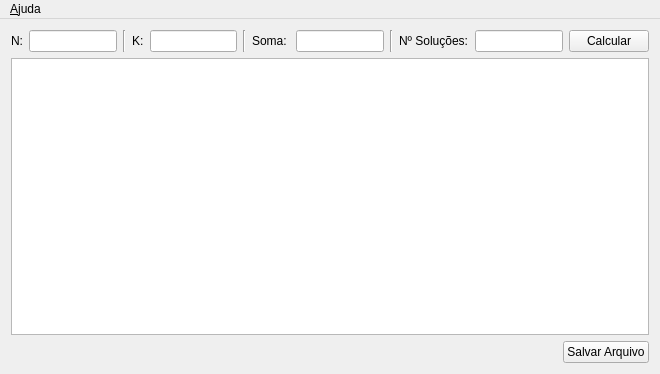
<?xml version="1.0" encoding="UTF-8"?>
<ui version="4.0">
 <class>JanelaPrincipal</class>
 <widget class="QMainWindow" name="JanelaPrincipal">
  <property name="geometry">
   <rect>
    <x>0</x>
    <y>0</y>
    <width>660</width>
    <height>374</height>
   </rect>
  </property>
  <property name="windowTitle">
   <string>Calcular</string>
  </property>
  <widget class="QWidget" name="centralWidget">
   <layout class="QVBoxLayout" name="verticalLayout">
    <item>
     <layout class="QHBoxLayout" name="horizontalLayout">
      <item>
       <widget class="QLabel" name="label">
        <property name="text">
         <string>N:</string>
        </property>
       </widget>
      </item>
      <item>
       <widget class="QLineEdit" name="valorN"/>
      </item>
      <item>
       <widget class="Line" name="line">
        <property name="orientation">
         <enum>Qt::Vertical</enum>
        </property>
       </widget>
      </item>
      <item>
       <widget class="QLabel" name="label_2">
        <property name="text">
         <string>K:</string>
        </property>
       </widget>
      </item>
      <item>
       <widget class="QLineEdit" name="valorK"/>
      </item>
      <item>
       <widget class="Line" name="line_2">
        <property name="orientation">
         <enum>Qt::Vertical</enum>
        </property>
       </widget>
      </item>
      <item>
       <widget class="QLabel" name="label_3">
        <property name="text">
         <string>Soma: </string>
        </property>
       </widget>
      </item>
      <item>
       <widget class="QLineEdit" name="valorSoma"/>
      </item>
      <item>
       <widget class="Line" name="line_3">
        <property name="orientation">
         <enum>Qt::Vertical</enum>
        </property>
       </widget>
      </item>
      <item>
       <widget class="QLabel" name="label_4">
        <property name="text">
         <string>Nº Soluções:</string>
        </property>
       </widget>
      </item>
      <item>
       <widget class="QLineEdit" name="numSolucoes"/>
      </item>
      <item>
       <widget class="QPushButton" name="Calcular">
        <property name="text">
         <string>Calcular</string>
        </property>
       </widget>
      </item>
     </layout>
    </item>
    <item>
     <widget class="QListView" name="resultadosList"/>
    </item>
    <item>
     <layout class="QHBoxLayout" name="horizontalLayout_2">
      <item>
       <spacer name="horizontalSpacer">
        <property name="orientation">
         <enum>Qt::Horizontal</enum>
        </property>
        <property name="sizeHint" stdset="0">
         <size>
          <width>40</width>
          <height>20</height>
         </size>
        </property>
       </spacer>
      </item>
      <item>
       <widget class="QPushButton" name="Salvar">
        <property name="text">
         <string>Salvar Arquivo</string>
        </property>
       </widget>
      </item>
     </layout>
    </item>
   </layout>
  </widget>
  <widget class="QMenuBar" name="menuBar">
   <property name="geometry">
    <rect>
     <x>0</x>
     <y>0</y>
     <width>660</width>
     <height>22</height>
    </rect>
   </property>
   <widget class="QMenu" name="menu_Ajuda">
    <property name="title">
     <string>&amp;Ajuda</string>
    </property>
    <addaction name="action_Ajuda"/>
    <addaction name="separator"/>
    <addaction name="action_Sobre"/>
   </widget>
   <addaction name="menu_Ajuda"/>
  </widget>
  <action name="action_Ajuda">
   <property name="text">
    <string>&amp;Ajuda</string>
   </property>
  </action>
  <action name="action_Sobre">
   <property name="text">
    <string>&amp;Sobre</string>
   </property>
  </action>
 </widget>
 <layoutdefault spacing="6" margin="11"/>
 <resources/>
 <connections/>
</ui>
